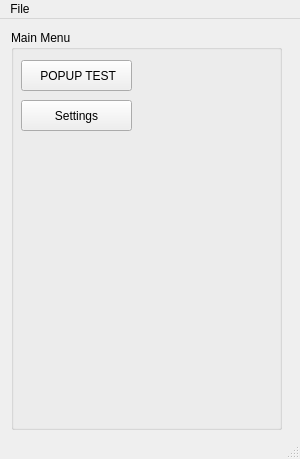
<?xml version="1.0" encoding="UTF-8"?>
<ui version="4.0">
 <class>MainWindow</class>
 <widget class="QMainWindow" name="MainWindow">
  <property name="enabled">
   <bool>true</bool>
  </property>
  <property name="geometry">
   <rect>
    <x>0</x>
    <y>0</y>
    <width>300</width>
    <height>459</height>
   </rect>
  </property>
  <property name="sizePolicy">
   <sizepolicy hsizetype="Preferred" vsizetype="Preferred">
    <horstretch>1</horstretch>
    <verstretch>0</verstretch>
   </sizepolicy>
  </property>
  <property name="minimumSize">
   <size>
    <width>300</width>
    <height>459</height>
   </size>
  </property>
  <property name="maximumSize">
   <size>
    <width>300</width>
    <height>459</height>
   </size>
  </property>
  <property name="windowTitle">
   <string>MainWindow</string>
  </property>
  <widget class="QWidget" name="centralWidget">
   <property name="maximumSize">
    <size>
     <width>300</width>
     <height>16777215</height>
    </size>
   </property>
   <layout class="QFormLayout" name="formLayout">
    <item row="0" column="0" colspan="2">
     <widget class="QStackedWidget" name="stackedWidget">
      <property name="minimumSize">
       <size>
        <width>270</width>
        <height>400</height>
       </size>
      </property>
      <property name="maximumSize">
       <size>
        <width>16777215</width>
        <height>400</height>
       </size>
      </property>
      <property name="currentIndex">
       <number>0</number>
      </property>
      <widget class="QWidget" name="mainPage">
       <widget class="QGroupBox" name="mainPage_groupBox">
        <property name="geometry">
         <rect>
          <x>0</x>
          <y>0</y>
          <width>271</width>
          <height>400</height>
         </rect>
        </property>
        <property name="title">
         <string>Main Menu</string>
        </property>
        <widget class="QPushButton" name="m1Home">
         <property name="geometry">
          <rect>
           <x>10</x>
           <y>30</y>
           <width>111</width>
           <height>31</height>
          </rect>
         </property>
         <property name="sizePolicy">
          <sizepolicy hsizetype="Fixed" vsizetype="Fixed">
           <horstretch>0</horstretch>
           <verstretch>0</verstretch>
          </sizepolicy>
         </property>
         <property name="text">
          <string> POPUP TEST</string>
         </property>
        </widget>
        <widget class="QPushButton" name="settingsButton">
         <property name="geometry">
          <rect>
           <x>10</x>
           <y>70</y>
           <width>111</width>
           <height>31</height>
          </rect>
         </property>
         <property name="text">
          <string>Settings</string>
         </property>
        </widget>
       </widget>
      </widget>
      <widget class="QWidget" name="settingsPage">
       <property name="minimumSize">
        <size>
         <width>0</width>
         <height>250</height>
        </size>
       </property>
       <property name="maximumSize">
        <size>
         <width>16777215</width>
         <height>16777215</height>
        </size>
       </property>
       <widget class="QGroupBox" name="settingsPage_groupBox">
        <property name="geometry">
         <rect>
          <x>0</x>
          <y>0</y>
          <width>271</width>
          <height>400</height>
         </rect>
        </property>
        <property name="title">
         <string>Settings</string>
        </property>
        <widget class="QLabel" name="NotificationStrength">
         <property name="geometry">
          <rect>
           <x>0</x>
           <y>20</y>
           <width>271</width>
           <height>20</height>
          </rect>
         </property>
         <property name="text">
          <string>Notification Strength</string>
         </property>
         <property name="alignment">
          <set>Qt::AlignCenter</set>
         </property>
        </widget>
        <widget class="QSlider" name="horizontalSlider">
         <property name="geometry">
          <rect>
           <x>20</x>
           <y>40</y>
           <width>231</width>
           <height>22</height>
          </rect>
         </property>
         <property name="orientation">
          <enum>Qt::Horizontal</enum>
         </property>
        </widget>
        <widget class="QLabel" name="NotificationType">
         <property name="geometry">
          <rect>
           <x>0</x>
           <y>80</y>
           <width>271</width>
           <height>20</height>
          </rect>
         </property>
         <property name="text">
          <string>Notification Type</string>
         </property>
         <property name="alignment">
          <set>Qt::AlignCenter</set>
         </property>
        </widget>
        <widget class="QListWidget" name="listWidget">
         <property name="geometry">
          <rect>
           <x>20</x>
           <y>100</y>
           <width>231</width>
           <height>181</height>
          </rect>
         </property>
        </widget>
        <widget class="QPushButton" name="back_page_Button">
         <property name="geometry">
          <rect>
           <x>20</x>
           <y>310</y>
           <width>75</width>
           <height>23</height>
          </rect>
         </property>
         <property name="text">
          <string>Back</string>
         </property>
        </widget>
       </widget>
      </widget>
     </widget>
    </item>
   </layout>
  </widget>
  <widget class="QStatusBar" name="statusBar"/>
  <widget class="QMenuBar" name="menuBar">
   <property name="geometry">
    <rect>
     <x>0</x>
     <y>0</y>
     <width>300</width>
     <height>21</height>
    </rect>
   </property>
   <widget class="QMenu" name="menuFile">
    <property name="title">
     <string>File</string>
    </property>
    <addaction name="actionSettings"/>
   </widget>
   <addaction name="menuFile"/>
  </widget>
  <action name="actionSettings">
   <property name="text">
    <string>Settings</string>
   </property>
  </action>
 </widget>
 <layoutdefault spacing="6" margin="11"/>
 <resources/>
 <connections/>
</ui>
